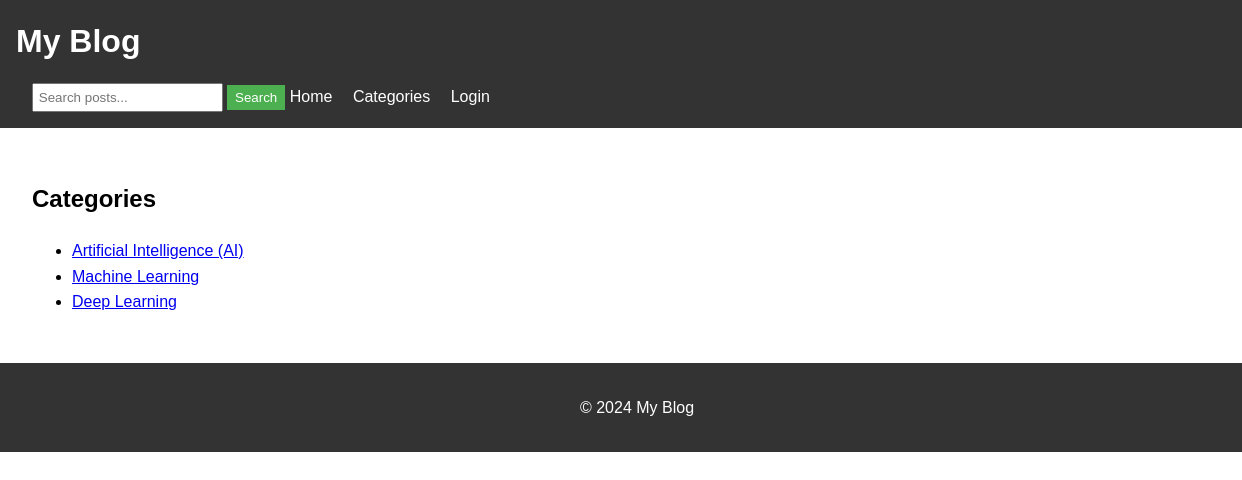
Page /categories/ on the committed database.
### Blog/models.py (models this page shows, shortened)
class Category(models.Model):
    name = models.CharField(max_length=50)

### Blog/views.py (the view)
# urls.py: path('categories/', views.category_list, name='category_list'),
def category_list(request):
    categories = Category.objects.all()
    return render(request, 'blog/category_list.html', {'categories': categories})

### Blog/templates/blog/category_list.html (shortened to what this page needs)
{% extends 'blog/base.html' %}
{% block content %}
    <h2>Categories</h2>
    <ul>
        {% for category in categories %}
        <li><a href="{% url 'category_detail' category.id %}"> {{ category.name }} </a></li>
        {% endfor %}
    </ul>
{% endblock content %}

### Blog/templates/blog/base.html (style rules this page uses)
body { font-family: Arial, sans-serif; line-height: 1.6; margin: 0; padding: 0; }

### rows in the picture
Category: name "Artificial Intelligence (AI)"
Category: name "Machine Learning"
Category: name "Deep Learning"
